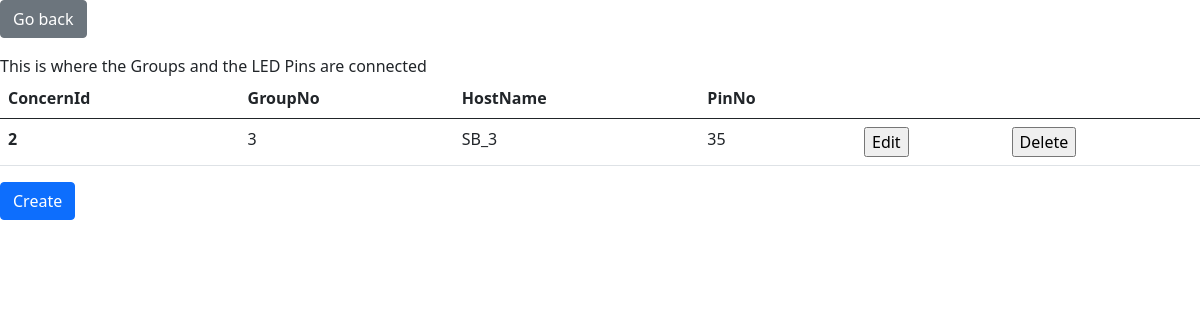
/concern.php?GroupNo=3 (signed in), run on an earlier commit of the app's database.
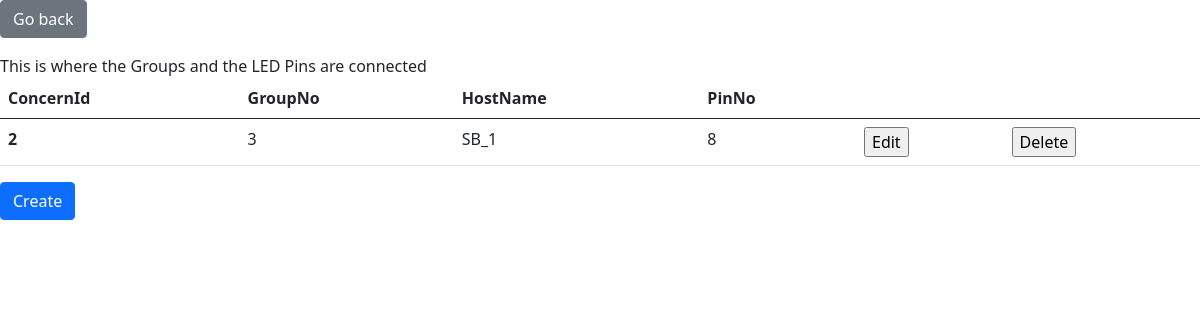
And on a later commit of the database.
### tables this page shows
CREATE TABLE `concern`(
  `ConcernId` int NOT NULL AUTO_INCREMENT,
  `GroupNo` int(11) DEFAULT NULL,
  `HostName` VARCHAR(16) DEFAULT NULL,
  `PinNo` int DEFAULT NULL,
  PRIMARY KEY (`ConcernId`),
  KEY `HostName`(`HostName`),
  KEY `PinNo`(`PinNo`),
  CONSTRAINT `concern_ibfk_1` FOREIGN KEY (`GroupNo`) REFERENCES `groups` (`GroupNo`) ON UPDATE CASCADE ON DELETE CASCADE,
  CONSTRAINT `concern_ibfk_2` FOREIGN KEY (`HostName`) REFERENCES `smartboxes` (`HostName`) ON UPDATE CASCADE ON DELETE CASCADE,
  CONSTRAINT `concern_ibfk_3` FOREIGN KEY (`PinNo`) REFERENCES `pins` (`PinNo`)ON UPDATE CASCADE ON DELETE CASCADE
);

### concern.php (the view, shortened to what this page needs)
<?php
    include_once "htmlHead.php";
    include_once "databaseConnect.php";
?>
    <body>
        <div class="">
            <form action="" method="post">
                <input type="submit" class="btn btn-secondary mb-3" value="Go back">
            </form>
        </div>
        <div>This is where the Groups and the LED Pins are connected</div>
        <?php
            $sqlSelect  = $connection->prepare("SELECT * from concern where GroupNo=?");
            $sqlSelect->bind_param("i", $_GET["GroupNo"]);
            $sqlSelect->execute();
            $result = $sqlSelect->get_result();
            if ($result) {
                ?>
                <table class="table">
                    <thead>
                        <tr>
                            <th scope="col">ConcernId</th>
                            <th scope="col">GroupNo</th>
                            <th scope="col">HostName</th>
                            <th scope="col">PinNo</th>
                            <th scope="col"></th>
                            <th scope="col"></th>
                        </tr>
                    </thead>
                    <tbody>
                        <?php
                        while ($row = $result->fetch_assoc()) {?>
                            <tr>
                                <th scope="row"><?= $row["ConcernId"] ?></th>
                                <td><?= $row["GroupNo"] ?></td>
                                <td><?= $row["HostName"] ?></td>
                                <td><?= $row["PinNo"] ?></td>
                                <?php if($_SESSION["userIsAdmin"]==1){?>
                                    <td>
                                        <form method="POST">
                                            <input type="submit" value="Edit">
                                        </form>
                                    </td>
                                    <td>
                                        <form method="POST">
                                            <input type="submit" value="Delete">
                                        </form>
                                    </td>
                                <?php }?>
                            </tr>
                        <?php }?>
                    </tbody>
                </table>
<?php
            }  else {
                print "Something went wrong selecting data";
            }
        ?>
    <form action="" method="post">
        <input type="submit" class="btn btn-primary" value="Create">
    </form>
    </body>
</html>

What changed in the data, as far as the page shows it:
changed concern id 2: HostName "SB_3" → "SB_1"; PinNo "35" → "8"
